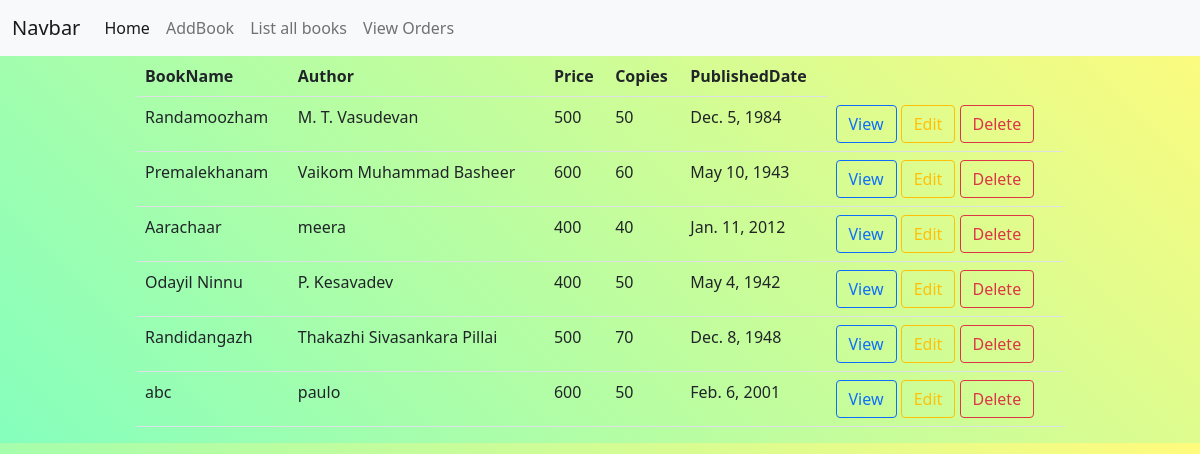
The page /owner/books/all (signed in) on the database its author committed.
### owner/models.py (models this page shows, shortened)
class Books(models.Model):
    book_name=models.CharField(max_length=120,unique=True)
    author=models.CharField(max_length=100)
    price=models.PositiveIntegerField()
    copies=models.PositiveIntegerField()
    published_date=models.DateField(null=True)
    image=models.ImageField(upload_to='images',null=True)

### owner/views.py (the view)
# urls.py: path('books/all',views.BookListView.as_view(),name='listbook'),
@method_decorator(owner_permission_required,name='dispatch')
class BookListView(ListView):
    model = Books
    context_object_name = 'books'
    template_name = 'list.html'

### owner/templates/list.html (shortened to what this page needs)
{%extends 'base.html'%}
{%block body_block%}
<div class="row">
    <div class="col-1"></div>
    <div class="col-10">
        <table class="table">
            <tr>
                <th>BookName</th>
                <th>Author</th>
                <th>Price</th>
                <th>Copies</th>
                <th>PublishedDate</th>
            </tr>
            {%for book in books%}
            <tr>
                <td>{{book.book_name}}</td>
                <td>{{book.author}}</td>
                <td>{{book.price}}</td>
                <td>{{book.copies}}</td>
                <td>{{book.published_date}}</td>
                <td>
                    <a href="{%url 'bookdetail' book.id%}" class="btn btn-outline-primary">View</a>
                    <a href="{%url 'bookedit' book.id%}" class="btn btn-outline-warning">Edit</a>
                    <a href="{%url 'bookremove' book.id%}" class="btn btn-outline-danger">Delete</a>
                </td>
            </tr>
            {%endfor%}
        </table>
    </div>
    <div class="col-1"></div>
</div>
{%endblock%}

### owner/templates/base.html (shortened to what this page needs)
<!DOCTYPE html>
{%load static%}
<html lang="en">
<head>
<link href="https://cdn.jsdelivr.net/npm/bootstrap@5.1.3/dist/css/bootstrap.min.css" rel="stylesheet">
  <link rel="stylesheet" href="{%static 'css/style.css'%}">
</head>
<body>
<nav class="navbar navbar-expand-lg navbar-light bg-light">
  <div class="container-fluid">
    <a class="navbar-brand" href="#">Navbar</a>
    <div class="collapse navbar-collapse" id="navbarSupportedContent">
      <ul class="navbar-nav me-auto mb-2 mb-lg-0">
        <li class="nav-item">
          <a class="nav-link active" aria-current="page" href="#">Home</a>
        </li>
        <li class="nav-item">
          <a class="nav-link" href="{%url 'addbook'%}">AddBook</a>
        </li>
        <li class="nav-item">
          <a class="nav-link" href="{%url 'listbook'%}">List all books</a>
        </li>
        <li class="nav-item">
          <a class="nav-link" href="#">View Orders</a>
        </li>
      </ul>
    </div>
  </div>
</nav>
<div class="container">
  {%block body_block%}
  {%endblock%}
</div>
</body>
</html>

### owner/static/css/style.css (style rules this page uses)
body { background-color: #85FFBD; background-image: linear-gradient(45deg, #85FFBD 0%, #FFFB7D 100%); }

### rows shown on the page
Books: book_name "Randamoozham", author "M. T. Vasudevan", price "500", copies "50", published_date "Dec. 5, 1984"
Books: book_name "Premalekhanam", author "Vaikom Muhammad Basheer", price "600", copies "60", published_date "May 10, 1943"
Books: book_name "Aarachaar", author "meera", price "400", copies "40", published_date "Jan. 11, 2012"
Books: book_name "Odayil Ninnu", author "P. Kesavadev", price "400", copies "50", published_date "May 4, 1942"
Books: book_name "Randidangazh", author "Thakazhi Sivasankara Pillai", price "500", copies "70", published_date "Dec. 8, 1948"
Books: book_name "abc", author "paulo", price "600", copies "50", published_date "Feb. 6, 2001"
